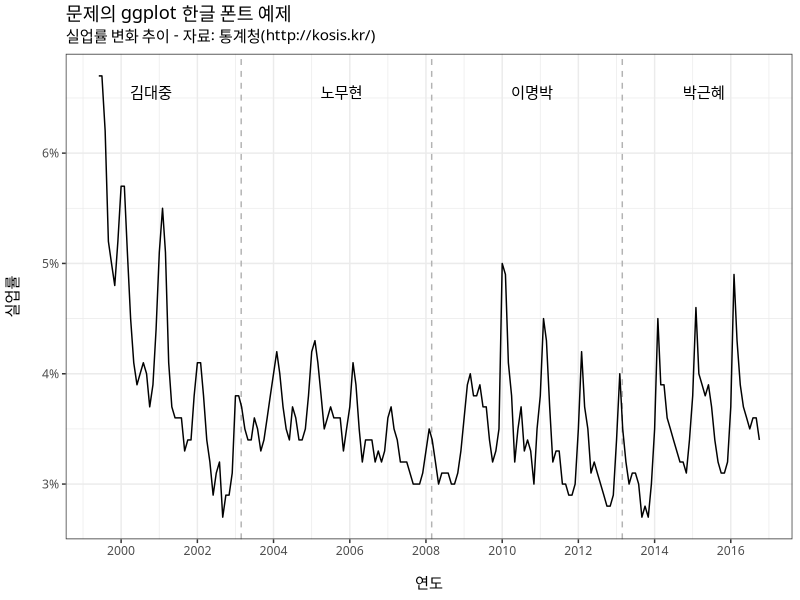
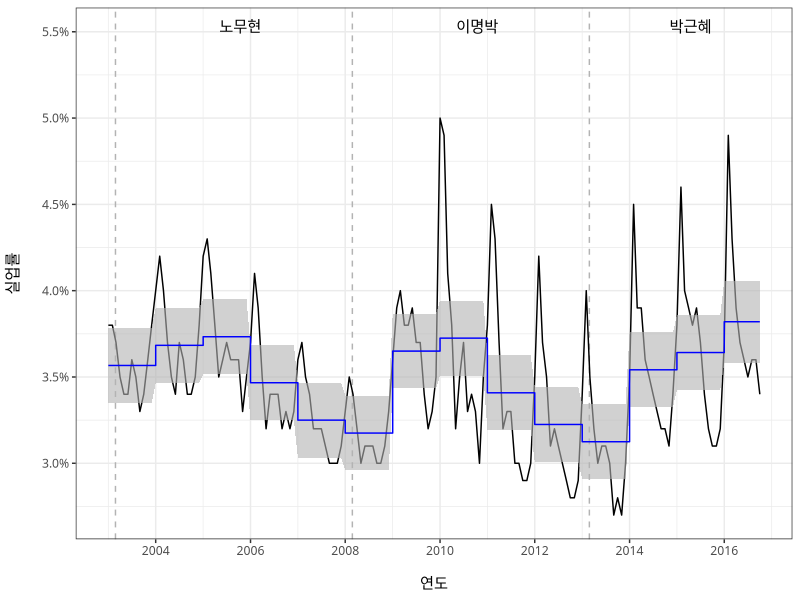
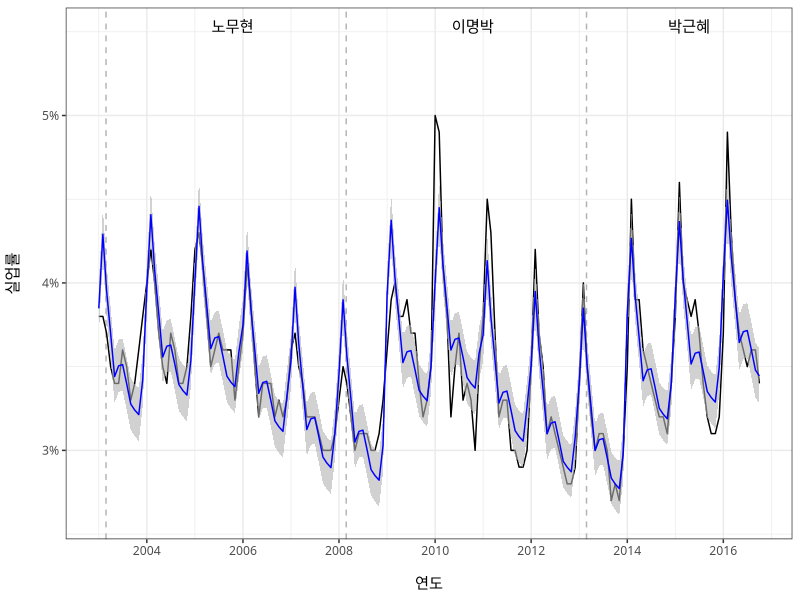
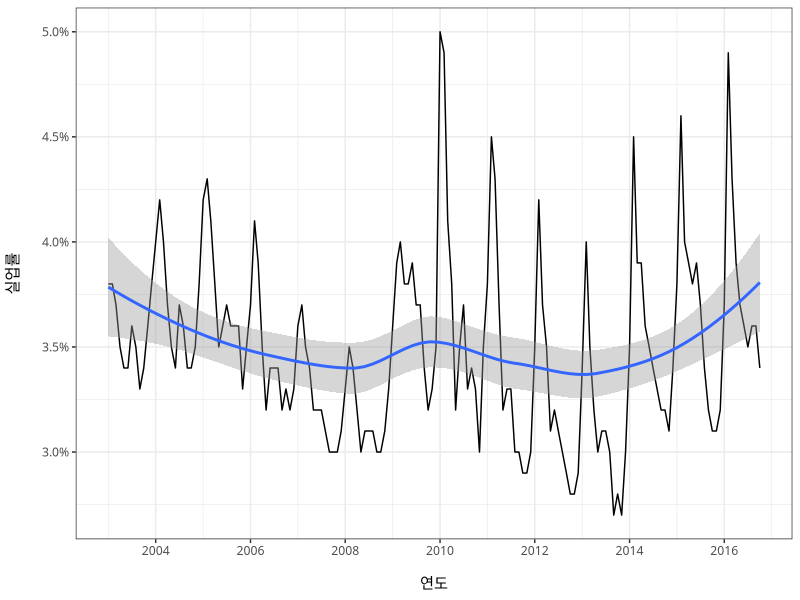

Reproduce these figures in R, in order.
## ---- chunk 1
knitr::opts_chunk$set(echo = FALSE)
knitr::opts_chunk$set(message = FALSE)
knitr::opts_chunk$set(warning = FALSE)
knitr::opts_chunk$set(fig.align = "center")
knitr::opts_chunk$set(out.width = 500)
knitr::opts_chunk$set(fig.width = 5)
knitr::opts_chunk$set(fig.height = 5)
knitr::opts_chunk$set(fig.retina = 2)

library(tidyverse)

theme_set(theme_bw())
theme_update(text=element_text(family="HUJingo340"))
## ---- chunk 2
unemploy <- read_csv('../../data/korean_unemploy.csv') %>%
  gather(date, rate, -sex) %>%
  mutate(date=as.Date(paste(date, '1'), '%Y. %m %d'), rate=rate/100) 

unemploy_total <- unemploy %>%
  filter(sex == 'total')

presidents <- tibble(
  date=as.Date(c('1998/2/25', '2003/2/25', '2008/2/25', '2013/2/25')),
  midterm=as.Date(c('2000/8/25', '2005/8/25', '2010/8/25', '2015/2/25')),
  label=c('김대중', '노무현', '이명박', '박근혜')
)

demographics <- read_csv("../../data/working_demographics.csv") %>%
  gather(cat, value, -age, -date) %>%
  separate(cat, c('cat', 'unit'), sep='_') %>%
  filter(!(age %in% c('60-64', '65--')), unit == 'thousand') %>%
  mutate(agegroup=paste0(substr(age, 1, 1), '0s')) %>%
  group_by(agegroup, date, cat, unit) %>%
  summarize(value=sum(value)) %>%
  ungroup() %>%
  spread(cat, value) %>%
  select(-unit) %>%
  mutate(urate=unemployed/workingpop)

## ---- chunk 3
fitmodel <- function(df, formula) {
  model <- lm(formula, data=df)
  summary(model)
  preds <- data.frame(predict.lm(model, df,interval='confidence'))
  bind_cols(df, preds)
}
## ---- chunk 4
ggplot(unemploy_total, aes(x=date, y=rate)) +
  geom_vline(data=presidents, aes(xintercept=as.numeric(date)), 
             linetype='dashed', color='grey70') +
  geom_line() +
  geom_text(data=presidents, aes(x=midterm, y=0.065, label=label),
            hjust=0.5, vjust=0, nudge_x=50, family="HUIncludemyungjo130") +
  ggtitle('문제의 ggplot 한글 폰트 예제',
          '실업률 변화 추이 - 자료: 통계청(http://kosis.kr/)') +
  scale_y_continuous('실업률\n', labels=scales::percent) +
  scale_x_date('\n연도', date_breaks='2 years', date_labels='%Y') +
  theme(legend.justification=c(1, 1), legend.position=c(.95,.95), 
        legend.background=element_blank(), legend.box.just='center', 
        text=element_text(family="HUJingo320"),
        plot.title = element_text(family="HUJingo340"),
        plot.subtitle = element_text(family="HUIncludemyungjo120"))
## ---- chunk 5
plot_presidents <- presidents %>%
  filter(date >= '2003/1/1')

plot_data <- unemploy_total %>%
  filter(date >= '2003/1/1')

## ---- chunk 6
plot_years <- unemploy_total %>%
  filter(date >= '2003/1/1') %>%
  mutate(year=format(date, '%Y'), month=months(date)) %>%
  do(fitmodel(., formula=rate ~ year))

ggplot(plot_years, aes(x=date, y=rate)) +
  geom_vline(data=plot_presidents, aes(xintercept=as.numeric(date)), 
             linetype='dashed', color='grey70') +
  geom_text(data=plot_presidents, aes(x=midterm, y=0.055, label=label),
            hjust=0.5, vjust=0, nudge_x=50, family="HUIncludemyungjo130") +
  geom_line() +
  geom_ribbon(aes(ymin=lwr, ymax=upr), fill='grey70', alpha=.6) +
  geom_step(aes(y=fit), color='blue') +
  scale_y_continuous('실업률\n', labels=scales::percent) +
  scale_x_date('\n연도', date_breaks='2 years', date_labels='%Y') +
  theme(legend.justification=c(1, 1), legend.position=c(.95,.95), 
        legend.background=element_blank(), legend.box.just='center', 
        text=element_text(family="HUJingo320"))
## ---- chunk 7
plot_data <- unemploy_total %>%
  filter(date >= '2003/1/1') %>%
  mutate(year=format(date, '%Y'), month=months(date)) %>%
  do(fitmodel(., formula=rate ~ year + month)) 

ggplot(plot_data, aes(x=date, y=rate)) +
  geom_vline(data=plot_presidents, aes(xintercept=as.numeric(date)), 
             linetype='dashed', color='grey70') +
  geom_text(data=plot_presidents, aes(x=midterm, y=0.055, label=label),
            hjust=0.5, vjust=0, nudge_x=50, family="HUIncludemyungjo130") +
  geom_line() +
  geom_ribbon(aes(ymin=lwr, ymax=upr), fill='grey70', alpha=.6) +
  geom_line(aes(y=fit), color='blue') +
  scale_y_continuous('실업률\n', labels=scales::percent) +
  scale_x_date('\n연도', date_breaks='2 years', date_labels='%Y') +
  theme(legend.justification=c(1, 1), legend.position=c(.95,.95), 
        legend.background=element_blank(), legend.box.just='center', 
        text=element_text(family="HUJingo320"))
## ---- chunk 8
plot_data <- unemploy_total %>%
  filter(date >= '2003/1/1')

ggplot(plot_data, aes(x=date, y=rate)) +
  geom_line() +
  geom_smooth(formula=y ~ x, method='loess') +
  scale_y_continuous('실업률\n', labels=scales::percent) +
  scale_x_date('\n연도', date_breaks='2 years', date_labels='%Y') +
  theme(legend.justification=c(1, 1), legend.position=c(.95,.95), 
        legend.background=element_blank(), legend.box.just='center', 
        text=element_text(family="HUJingo320"))
## ---- chunk 9
# Total employment and unemployment vary throughout the year. For example, higher unemployment in January and February isn't uncommon because of work in agriculture, construction and other seasonal industries slowing down. Also, both employment and unemployment rise every June, when students enter the labor force in search of summer jobs. Seasonally adjusted numbers also take into account seasonal hiring/layoff patterns that go along with winter and summer holidays.
  
